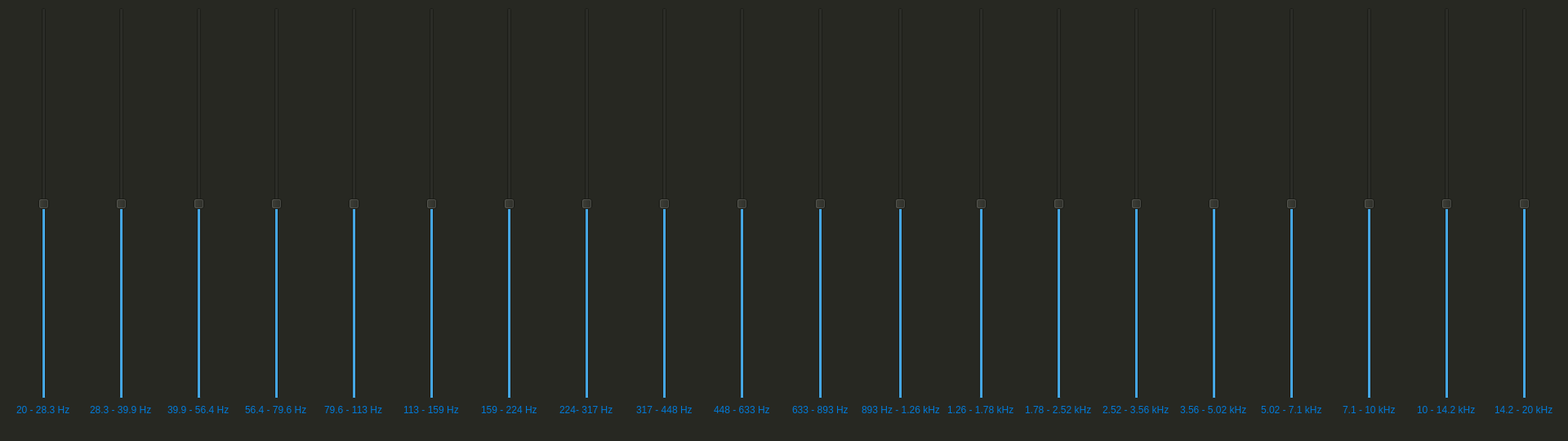
<?xml version="1.0" encoding="UTF-8"?>
<ui version="4.0">
 <class>MainWindow</class>
 <widget class="QMainWindow" name="MainWindow">
  <property name="geometry">
   <rect>
    <x>0</x>
    <y>0</y>
    <width>1920</width>
    <height>540</height>
   </rect>
  </property>
  <property name="windowTitle">
   <string>MainWindow</string>
  </property>
  <property name="styleSheet">
   <string notr="true">background-color: rgb(39, 40, 34);</string>
  </property>
  <widget class="QWidget" name="centralwidget">
   <layout class="QHBoxLayout" name="horizontalLayout_2">
    <item>
     <layout class="QVBoxLayout" name="verticalLayout">
      <item alignment="Qt::AlignHCenter">
       <widget class="QSlider" name="sliderA">
        <property name="minimum">
         <number>-56</number>
        </property>
        <property name="maximum">
         <number>56</number>
        </property>
        <property name="sliderPosition">
         <number>0</number>
        </property>
        <property name="orientation">
         <enum>Qt::Vertical</enum>
        </property>
       </widget>
      </item>
      <item alignment="Qt::AlignHCenter">
       <widget class="QLabel" name="label">
        <property name="text">
         <string>&lt;html&gt;&lt;head/&gt;&lt;body&gt;&lt;p&gt;&lt;span style=&quot; color:#007ad9;&quot;&gt;20 - 28.3 Hz&lt;/span&gt;&lt;/p&gt;&lt;/body&gt;&lt;/html&gt;</string>
        </property>
       </widget>
      </item>
     </layout>
    </item>
    <item>
     <layout class="QVBoxLayout" name="verticalLayout_21">
      <item alignment="Qt::AlignHCenter">
       <widget class="QSlider" name="sliderB">
        <property name="minimum">
         <number>-56</number>
        </property>
        <property name="maximum">
         <number>56</number>
        </property>
        <property name="sliderPosition">
         <number>0</number>
        </property>
        <property name="orientation">
         <enum>Qt::Vertical</enum>
        </property>
       </widget>
      </item>
      <item alignment="Qt::AlignHCenter">
       <widget class="QLabel" name="label_21">
        <property name="text">
         <string>&lt;html&gt;&lt;head/&gt;&lt;body&gt;&lt;p&gt;&lt;span style=&quot; color:#007ad9;&quot;&gt;28.3 - 39.9 Hz&lt;/span&gt;&lt;/p&gt;&lt;/body&gt;&lt;/html&gt;</string>
        </property>
       </widget>
      </item>
     </layout>
    </item>
    <item>
     <layout class="QVBoxLayout" name="verticalLayout_23">
      <item alignment="Qt::AlignHCenter">
       <widget class="QSlider" name="sliderC">
        <property name="minimum">
         <number>-56</number>
        </property>
        <property name="maximum">
         <number>56</number>
        </property>
        <property name="sliderPosition">
         <number>0</number>
        </property>
        <property name="orientation">
         <enum>Qt::Vertical</enum>
        </property>
       </widget>
      </item>
      <item alignment="Qt::AlignHCenter">
       <widget class="QLabel" name="label_23">
        <property name="text">
         <string>&lt;html&gt;&lt;head/&gt;&lt;body&gt;&lt;p&gt;&lt;span style=&quot; color:#007ad9;&quot;&gt;39.9 - 56.4 Hz&lt;/span&gt;&lt;/p&gt;&lt;/body&gt;&lt;/html&gt;</string>
        </property>
       </widget>
      </item>
     </layout>
    </item>
    <item>
     <layout class="QVBoxLayout" name="verticalLayout_31">
      <item alignment="Qt::AlignHCenter">
       <widget class="QSlider" name="sliderD">
        <property name="minimum">
         <number>-56</number>
        </property>
        <property name="maximum">
         <number>56</number>
        </property>
        <property name="sliderPosition">
         <number>0</number>
        </property>
        <property name="orientation">
         <enum>Qt::Vertical</enum>
        </property>
       </widget>
      </item>
      <item alignment="Qt::AlignHCenter">
       <widget class="QLabel" name="label_31">
        <property name="text">
         <string>&lt;html&gt;&lt;head/&gt;&lt;body&gt;&lt;p&gt;&lt;span style=&quot; color:#007ad9;&quot;&gt;56.4 - 79.6 Hz&lt;/span&gt;&lt;/p&gt;&lt;/body&gt;&lt;/html&gt;</string>
        </property>
       </widget>
      </item>
     </layout>
    </item>
    <item>
     <layout class="QVBoxLayout" name="verticalLayout_22">
      <item alignment="Qt::AlignHCenter">
       <widget class="QSlider" name="sliderE">
        <property name="minimum">
         <number>-56</number>
        </property>
        <property name="maximum">
         <number>56</number>
        </property>
        <property name="sliderPosition">
         <number>0</number>
        </property>
        <property name="orientation">
         <enum>Qt::Vertical</enum>
        </property>
       </widget>
      </item>
      <item alignment="Qt::AlignHCenter">
       <widget class="QLabel" name="label_22">
        <property name="text">
         <string>&lt;html&gt;&lt;head/&gt;&lt;body&gt;&lt;p&gt;&lt;span style=&quot; color:#007ad9;&quot;&gt;79.6 - 113 Hz&lt;/span&gt;&lt;/p&gt;&lt;/body&gt;&lt;/html&gt;</string>
        </property>
       </widget>
      </item>
     </layout>
    </item>
    <item>
     <layout class="QVBoxLayout" name="verticalLayout_33">
      <item alignment="Qt::AlignHCenter">
       <widget class="QSlider" name="sliderF">
        <property name="minimum">
         <number>-56</number>
        </property>
        <property name="maximum">
         <number>56</number>
        </property>
        <property name="sliderPosition">
         <number>0</number>
        </property>
        <property name="orientation">
         <enum>Qt::Vertical</enum>
        </property>
       </widget>
      </item>
      <item alignment="Qt::AlignHCenter">
       <widget class="QLabel" name="label_33">
        <property name="text">
         <string>&lt;html&gt;&lt;head/&gt;&lt;body&gt;&lt;p&gt;&lt;span style=&quot; color:#007ad9;&quot;&gt;113 - 159 Hz&lt;/span&gt;&lt;/p&gt;&lt;/body&gt;&lt;/html&gt;</string>
        </property>
       </widget>
      </item>
     </layout>
    </item>
    <item>
     <layout class="QVBoxLayout" name="verticalLayout_24">
      <item alignment="Qt::AlignHCenter">
       <widget class="QSlider" name="sliderG">
        <property name="minimum">
         <number>-56</number>
        </property>
        <property name="maximum">
         <number>56</number>
        </property>
        <property name="sliderPosition">
         <number>0</number>
        </property>
        <property name="orientation">
         <enum>Qt::Vertical</enum>
        </property>
       </widget>
      </item>
      <item alignment="Qt::AlignHCenter">
       <widget class="QLabel" name="label_24">
        <property name="text">
         <string>&lt;html&gt;&lt;head/&gt;&lt;body&gt;&lt;p&gt;&lt;span style=&quot; color:#007ad9;&quot;&gt;159 - 224 Hz&lt;/span&gt;&lt;/p&gt;&lt;/body&gt;&lt;/html&gt;</string>
        </property>
       </widget>
      </item>
     </layout>
    </item>
    <item>
     <layout class="QVBoxLayout" name="verticalLayout_30">
      <item alignment="Qt::AlignHCenter">
       <widget class="QSlider" name="sliderH">
        <property name="minimum">
         <number>-56</number>
        </property>
        <property name="maximum">
         <number>56</number>
        </property>
        <property name="sliderPosition">
         <number>0</number>
        </property>
        <property name="orientation">
         <enum>Qt::Vertical</enum>
        </property>
       </widget>
      </item>
      <item alignment="Qt::AlignHCenter">
       <widget class="QLabel" name="label_30">
        <property name="text">
         <string>&lt;html&gt;&lt;head/&gt;&lt;body&gt;&lt;p&gt;&lt;span style=&quot; color:#007ad9;&quot;&gt;224- 317 Hz&lt;/span&gt;&lt;/p&gt;&lt;/body&gt;&lt;/html&gt;</string>
        </property>
       </widget>
      </item>
     </layout>
    </item>
    <item>
     <layout class="QVBoxLayout" name="verticalLayout_28">
      <item alignment="Qt::AlignHCenter">
       <widget class="QSlider" name="sliderI">
        <property name="minimum">
         <number>-56</number>
        </property>
        <property name="maximum">
         <number>56</number>
        </property>
        <property name="sliderPosition">
         <number>0</number>
        </property>
        <property name="orientation">
         <enum>Qt::Vertical</enum>
        </property>
       </widget>
      </item>
      <item alignment="Qt::AlignHCenter">
       <widget class="QLabel" name="label_28">
        <property name="text">
         <string>&lt;html&gt;&lt;head/&gt;&lt;body&gt;&lt;p&gt;&lt;span style=&quot; color:#007ad9;&quot;&gt;317 - 448 Hz&lt;/span&gt;&lt;/p&gt;&lt;/body&gt;&lt;/html&gt;</string>
        </property>
       </widget>
      </item>
     </layout>
    </item>
    <item>
     <layout class="QVBoxLayout" name="verticalLayout_34">
      <item alignment="Qt::AlignHCenter">
       <widget class="QSlider" name="sliderJ">
        <property name="minimum">
         <number>-56</number>
        </property>
        <property name="maximum">
         <number>56</number>
        </property>
        <property name="sliderPosition">
         <number>0</number>
        </property>
        <property name="orientation">
         <enum>Qt::Vertical</enum>
        </property>
       </widget>
      </item>
      <item alignment="Qt::AlignHCenter">
       <widget class="QLabel" name="label_34">
        <property name="text">
         <string>&lt;html&gt;&lt;head/&gt;&lt;body&gt;&lt;p&gt;&lt;span style=&quot; color:#007ad9;&quot;&gt;448 - 633 Hz&lt;/span&gt;&lt;/p&gt;&lt;/body&gt;&lt;/html&gt;</string>
        </property>
       </widget>
      </item>
     </layout>
    </item>
    <item>
     <layout class="QVBoxLayout" name="verticalLayout_26">
      <item alignment="Qt::AlignHCenter">
       <widget class="QSlider" name="sliderK">
        <property name="minimum">
         <number>-56</number>
        </property>
        <property name="maximum">
         <number>56</number>
        </property>
        <property name="sliderPosition">
         <number>0</number>
        </property>
        <property name="orientation">
         <enum>Qt::Vertical</enum>
        </property>
       </widget>
      </item>
      <item alignment="Qt::AlignHCenter">
       <widget class="QLabel" name="label_26">
        <property name="text">
         <string>&lt;html&gt;&lt;head/&gt;&lt;body&gt;&lt;p&gt;&lt;span style=&quot; color:#007ad9;&quot;&gt;633 - 893 Hz&lt;/span&gt;&lt;/p&gt;&lt;/body&gt;&lt;/html&gt;</string>
        </property>
       </widget>
      </item>
     </layout>
    </item>
    <item>
     <layout class="QVBoxLayout" name="verticalLayout_36">
      <item alignment="Qt::AlignHCenter">
       <widget class="QSlider" name="sliderL">
        <property name="minimum">
         <number>-56</number>
        </property>
        <property name="maximum">
         <number>56</number>
        </property>
        <property name="sliderPosition">
         <number>0</number>
        </property>
        <property name="orientation">
         <enum>Qt::Vertical</enum>
        </property>
       </widget>
      </item>
      <item alignment="Qt::AlignHCenter">
       <widget class="QLabel" name="label_36">
        <property name="text">
         <string>&lt;html&gt;&lt;head/&gt;&lt;body&gt;&lt;p&gt;&lt;span style=&quot; color:#007ad9;&quot;&gt;893 Hz - 1.26 kHz&lt;/span&gt;&lt;/p&gt;&lt;/body&gt;&lt;/html&gt;</string>
        </property>
       </widget>
      </item>
     </layout>
    </item>
    <item>
     <layout class="QVBoxLayout" name="verticalLayout_25">
      <item alignment="Qt::AlignHCenter">
       <widget class="QSlider" name="sliderM">
        <property name="minimum">
         <number>-56</number>
        </property>
        <property name="maximum">
         <number>56</number>
        </property>
        <property name="sliderPosition">
         <number>0</number>
        </property>
        <property name="orientation">
         <enum>Qt::Vertical</enum>
        </property>
       </widget>
      </item>
      <item alignment="Qt::AlignHCenter">
       <widget class="QLabel" name="label_25">
        <property name="text">
         <string>&lt;html&gt;&lt;head/&gt;&lt;body&gt;&lt;p&gt;&lt;span style=&quot; color:#007ad9;&quot;&gt;1.26 - 1.78 kHz&lt;/span&gt;&lt;/p&gt;&lt;/body&gt;&lt;/html&gt;</string>
        </property>
       </widget>
      </item>
     </layout>
    </item>
    <item>
     <layout class="QVBoxLayout" name="verticalLayout_35">
      <item alignment="Qt::AlignHCenter">
       <widget class="QSlider" name="sliderN">
        <property name="minimum">
         <number>-56</number>
        </property>
        <property name="maximum">
         <number>56</number>
        </property>
        <property name="sliderPosition">
         <number>0</number>
        </property>
        <property name="orientation">
         <enum>Qt::Vertical</enum>
        </property>
       </widget>
      </item>
      <item alignment="Qt::AlignHCenter">
       <widget class="QLabel" name="label_35">
        <property name="text">
         <string>&lt;html&gt;&lt;head/&gt;&lt;body&gt;&lt;p&gt;&lt;span style=&quot; color:#007ad9;&quot;&gt;1.78 - 2.52 kHz&lt;/span&gt;&lt;/p&gt;&lt;/body&gt;&lt;/html&gt;</string>
        </property>
       </widget>
      </item>
     </layout>
    </item>
    <item>
     <layout class="QVBoxLayout" name="verticalLayout_27">
      <item alignment="Qt::AlignHCenter">
       <widget class="QSlider" name="sliderO">
        <property name="minimum">
         <number>-56</number>
        </property>
        <property name="maximum">
         <number>56</number>
        </property>
        <property name="sliderPosition">
         <number>0</number>
        </property>
        <property name="orientation">
         <enum>Qt::Vertical</enum>
        </property>
       </widget>
      </item>
      <item alignment="Qt::AlignHCenter">
       <widget class="QLabel" name="label_27">
        <property name="text">
         <string>&lt;html&gt;&lt;head/&gt;&lt;body&gt;&lt;p&gt;&lt;span style=&quot; color:#007ad9;&quot;&gt;2.52 - 3.56 kHz&lt;/span&gt;&lt;/p&gt;&lt;/body&gt;&lt;/html&gt;</string>
        </property>
       </widget>
      </item>
     </layout>
    </item>
    <item>
     <layout class="QVBoxLayout" name="verticalLayout_39">
      <item alignment="Qt::AlignHCenter">
       <widget class="QSlider" name="sliderP">
        <property name="minimum">
         <number>-56</number>
        </property>
        <property name="maximum">
         <number>56</number>
        </property>
        <property name="sliderPosition">
         <number>0</number>
        </property>
        <property name="orientation">
         <enum>Qt::Vertical</enum>
        </property>
       </widget>
      </item>
      <item alignment="Qt::AlignHCenter">
       <widget class="QLabel" name="label_39">
        <property name="text">
         <string>&lt;html&gt;&lt;head/&gt;&lt;body&gt;&lt;p&gt;&lt;span style=&quot; color:#007ad9;&quot;&gt;3.56 - 5.02 kHz&lt;/span&gt;&lt;/p&gt;&lt;/body&gt;&lt;/html&gt;</string>
        </property>
       </widget>
      </item>
     </layout>
    </item>
    <item>
     <layout class="QVBoxLayout" name="verticalLayout_29">
      <item alignment="Qt::AlignHCenter">
       <widget class="QSlider" name="sliderQ">
        <property name="minimum">
         <number>-56</number>
        </property>
        <property name="maximum">
         <number>56</number>
        </property>
        <property name="sliderPosition">
         <number>0</number>
        </property>
        <property name="orientation">
         <enum>Qt::Vertical</enum>
        </property>
       </widget>
      </item>
      <item alignment="Qt::AlignHCenter">
       <widget class="QLabel" name="label_29">
        <property name="text">
         <string>&lt;html&gt;&lt;head/&gt;&lt;body&gt;&lt;p&gt;&lt;span style=&quot; color:#007ad9;&quot;&gt;5.02 - 7.1 kHz&lt;/span&gt;&lt;/p&gt;&lt;/body&gt;&lt;/html&gt;</string>
        </property>
       </widget>
      </item>
     </layout>
    </item>
    <item>
     <layout class="QVBoxLayout" name="verticalLayout_38">
      <item alignment="Qt::AlignHCenter">
       <widget class="QSlider" name="sliderR">
        <property name="minimum">
         <number>-56</number>
        </property>
        <property name="maximum">
         <number>56</number>
        </property>
        <property name="sliderPosition">
         <number>0</number>
        </property>
        <property name="orientation">
         <enum>Qt::Vertical</enum>
        </property>
       </widget>
      </item>
      <item alignment="Qt::AlignHCenter">
       <widget class="QLabel" name="label_38">
        <property name="text">
         <string>&lt;html&gt;&lt;head/&gt;&lt;body&gt;&lt;p&gt;&lt;span style=&quot; color:#007ad9;&quot;&gt;7.1 - 10 kHz&lt;/span&gt;&lt;/p&gt;&lt;/body&gt;&lt;/html&gt;</string>
        </property>
       </widget>
      </item>
     </layout>
    </item>
    <item>
     <layout class="QVBoxLayout" name="verticalLayout_37">
      <item alignment="Qt::AlignHCenter">
       <widget class="QSlider" name="sliderS">
        <property name="minimum">
         <number>-56</number>
        </property>
        <property name="maximum">
         <number>56</number>
        </property>
        <property name="sliderPosition">
         <number>0</number>
        </property>
        <property name="orientation">
         <enum>Qt::Vertical</enum>
        </property>
       </widget>
      </item>
      <item alignment="Qt::AlignHCenter">
       <widget class="QLabel" name="label_37">
        <property name="text">
         <string>&lt;html&gt;&lt;head/&gt;&lt;body&gt;&lt;p&gt;&lt;span style=&quot; color:#007ad9;&quot;&gt;10 - 14.2 kHz&lt;/span&gt;&lt;/p&gt;&lt;/body&gt;&lt;/html&gt;</string>
        </property>
       </widget>
      </item>
     </layout>
    </item>
    <item>
     <layout class="QVBoxLayout" name="verticalLayout_32">
      <item alignment="Qt::AlignHCenter">
       <widget class="QSlider" name="sliderT">
        <property name="minimum">
         <number>-56</number>
        </property>
        <property name="maximum">
         <number>56</number>
        </property>
        <property name="sliderPosition">
         <number>0</number>
        </property>
        <property name="orientation">
         <enum>Qt::Vertical</enum>
        </property>
       </widget>
      </item>
      <item alignment="Qt::AlignHCenter">
       <widget class="QLabel" name="label_32">
        <property name="text">
         <string>&lt;html&gt;&lt;head/&gt;&lt;body&gt;&lt;p&gt;&lt;span style=&quot; color:#007ad9;&quot;&gt;14.2 - 20 kHz&lt;/span&gt;&lt;/p&gt;&lt;/body&gt;&lt;/html&gt;</string>
        </property>
       </widget>
      </item>
     </layout>
    </item>
   </layout>
  </widget>
  <widget class="QStatusBar" name="statusbar"/>
 </widget>
 <resources/>
 <connections/>
</ui>
